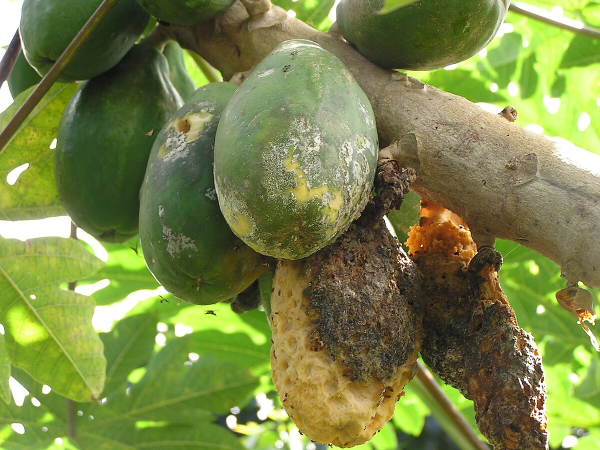
#> input picture data/betelnut_images/dataset/pest attack/img10p.jpg, 1200 x 900 px (shown at 1/2 size); its folder holds only this picture in this run
$ python train.py
#> lines starting #> are read from the running program, lines starting #| are printed output that depends on the picture
# train.py
import os
import cv2
import numpy as np
from sklearn.ensemble import RandomForestClassifier
from sklearn.model_selection import train_test_split
from sklearn.metrics import classification_report
import joblib

data_dir = "data/betelnut_images/dataset"
X, y = [], []
class_names = os.listdir(data_dir)

for label in class_names:
    folder = os.path.join(data_dir, label)
    for img_file in os.listdir(folder):
        path = os.path.join(folder, img_file)
        img = cv2.imread(path)
#> img is the input picture: shape (900, 1200, 3); mean B, G, R 72, 132.7, 122
        if img is None:
            continue
        img = cv2.resize(img, (128, 128))
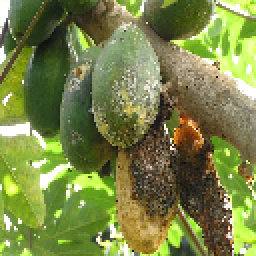
#> img: shape (128, 128, 3) (shown 2 times larger); mean B, G, R 71.8, 132.5, 121.8
        img = img / 255.0
        X.append(img.flatten())
        y.append(label)
#> pass 2 of the loop `for label in class_names:`:
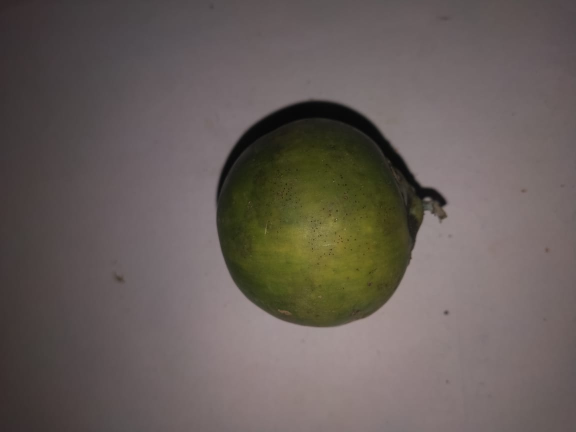
#> input picture data/betelnut_images/dataset/premature/10pre.jpg, 1152 x 864 px (shown at 1/2 size)
#> img is the input picture: shape (864, 1152, 3); mean B, G, R 89.4, 93.9, 102.9
#> `img = cv2.resize(img, (128, 128))`:
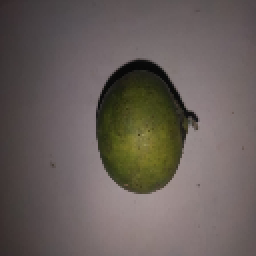
#> img: shape (128, 128, 3) (shown 2 times larger); mean B, G, R 89.4, 93.9, 102.9

X = np.array(X)
y = np.array(y)

X_train, X_test, y_train, y_test = train_test_split(X, y, test_size=0.2)
clf = RandomForestClassifier(n_estimators=150)
clf.fit(X_train, y_train)

y_pred = clf.predict(X_test)
print(classification_report(y_test, y_pred))
#|               precision    recall  f1-score   support
#|  pest attack       0.00      0.00      0.00       0.0
#|    premature       0.00      0.00      0.00       1.0
#|     accuracy                           0.00       1.0
#|    macro avg       0.00      0.00      0.00       1.0
#| weighted avg       0.00      0.00      0.00       1.0

# Save model
os.makedirs("model", exist_ok=True)
joblib.dump(clf, "model/classifier.pkl")
